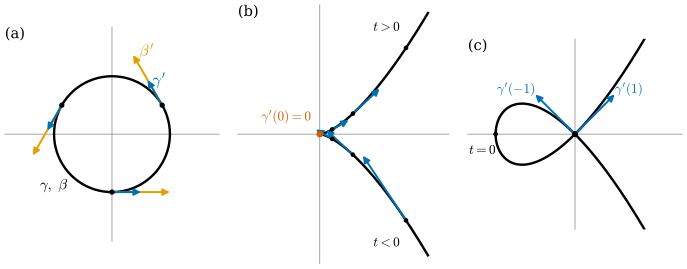

Source code (Python):
"""그림 4.1.1: 매개곡선과 속도벡터 (4.1절, 예 4.1.3, 비예 4.1.9, 예 4.1.10).

(a) 원 γ(t) = (cos t, sin t) (기준 예제, r = 1)와 β(t) = γ(2t): 자취는 같고 속도는 두 배.
    같은 세 점에서 γ'(t)(파랑)와 β'(t/2) = 2γ'(t)(주황)를 그린다.
(b) 뾰족점 곡선 γ(t) = (t², t³): 매끄러운 사상이지만 γ'(0) = 0이고 자취 y² = x³는 원점에서 뾰족하다.
(c) 스스로 만나는 곡선 γ(t) = (t² − 1, t³ − t): γ(1) = γ(−1) = (0, 0)에서 속도가 두 개다.

벡터는 모두 실제 길이의 1/2배(a)와 1/4배(b, c)로 그린다(캡션에 적음).

실행: 프로젝트 루트에서 ``PYTHONPATH=tools python3 chapters/04-curves/figures/fig-4-1-1-velocity.py``
"""

import dgfig

dgfig.setup()

import matplotlib.pyplot as plt
import numpy as np
import sympy as sp

import dgsym

C = dgfig.COLORS
LW = dgfig.LW

# 기준 예제의 원 (dgsym.EXAMPLES) — r = 1, 평면곡선이므로 앞의 두 성분만 쓴다
ex = dgsym.EXAMPLES["circle"]
(t,) = ex["coords"]
(r,) = ex["params"]
circ = sp.lambdify(t, ex["expr"].subs(r, 1)[:2], "numpy")
dcirc = sp.lambdify(t, ex["expr"].diff(t).subs(r, 1)[:2], "numpy")


def cusp(t):
    return np.array([t ** 2, t ** 3])


def dcusp(t):
    return np.array([2 * t, 3 * t ** 2])


def node(t):
    return np.array([t ** 2 - 1, t ** 3 - t])


def dnode(t):
    return np.array([2 * t, 3 * t ** 2 - 1])


# 자기검사 -------------------------------------------------------------------
for tt in np.linspace(-3, 3, 13):
    p = np.array(circ(tt), float)
    assert abs(np.hypot(*p) - 1) < 1e-12                      # 자취는 단위원
    assert abs(np.dot(p, np.array(dcirc(tt), float))) < 1e-12  # <γ, γ'> = 0
    x, y = cusp(tt)
    assert abs(y ** 2 - x ** 3) < 1e-9                        # y² = x³
    x, y = node(tt)
    assert abs(y ** 2 - x ** 2 * (x + 1)) < 1e-9              # y² = x²(x + 1)
    assert np.linalg.norm(dnode(tt)) > 0.5                    # 정칙 (|γ'| ≥ 1은 아니지만 0이 아님)
assert np.allclose(dcusp(0.0), 0)
assert np.allclose(node(1.0), 0) and np.allclose(node(-1.0), 0)
assert np.allclose(dnode(1.0), [2, 2]) and np.allclose(dnode(-1.0), [-2, 2])


def arrow(ax, base, vec, color, lw=None, z=5, scale=1.0):
    base = np.asarray(base, float)
    ax.annotate("", xy=base + scale * np.asarray(vec, float), xytext=base,
                arrowprops=dict(arrowstyle="-|>", color=color, lw=lw or LW["vector"],
                                mutation_scale=10, shrinkA=0, shrinkB=0), zorder=z)


def frame(ax, xlim, ylim, tag):
    dgfig.schematic_axes(ax, xlim, ylim)
    ax.plot(list(xlim), [0, 0], color=C["aux"], lw=0.5, zorder=0)
    ax.plot([0, 0], list(ylim), color=C["aux"], lw=0.5, zorder=0)
    ax.text(0.0, 1.0, tag, transform=ax.transAxes, ha="left", va="top", fontsize=11)


fig, axs = plt.subplots(1, 3, figsize=(7.2, 2.75))

# (a) 원과 두 배 빠른 원 ----------------------------------------------------------
ax = axs[0]
XL, YL = (-1.85, 1.85), (-1.85, 1.85)
frame(ax, XL, YL, "(a)")
ts = np.linspace(0, 2 * np.pi, 400)
P = np.array(circ(ts)).T
ax.plot(P[:, 0], P[:, 1], color=C["main"], lw=LW["main"], zorder=3)
for tt in (np.pi / 6, 5 * np.pi / 6, 3 * np.pi / 2):
    p = np.array(circ(tt), float)
    v = np.array(dcirc(tt), float)
    arrow(ax, p, 2 * v, C["accent"], scale=0.5, z=5)     # β'(t/2) = 2γ'(t)
    arrow(ax, p, v, C["tangent"], scale=0.5, z=6)        # γ'(t)
    ax.plot(*p, "o", color=C["main"], ms=3, zorder=7)
ax.text(0.70, 0.93, r"$\gamma'$", color=C["tangent"], fontsize=12, ha="left", va="center")
ax.text(0.47, 1.43, r"$\beta'$", color=C["accent"], fontsize=12, ha="left", va="center")
ax.text(-0.78, -0.95, r"$\gamma,\ \beta$", color=C["main"], fontsize=11, ha="right")

ax.set_xlim(*XL); ax.set_ylim(*YL)

# (b) 뾰족점 --------------------------------------------------------------------
ax = axs[1]
XL, YL = (-0.95, 1.5), (-1.5, 1.5)
frame(ax, XL, YL, "(b)")
ts = np.linspace(-1.12, 1.12, 400)
P = cusp(ts).T
ax.plot(P[:, 0], P[:, 1], color=C["main"], lw=LW["main"], zorder=3)
for tt in (-1.0, -0.62, -0.38, 0.38, 0.62, 1.0):
    p = cusp(tt)
    arrow(ax, p, dcusp(tt), C["tangent"], scale=0.25, z=6)
    ax.plot(*p, "o", color=C["main"], ms=2.5, zorder=7)
ax.plot(0, 0, "o", color=C["normal"], ms=4, zorder=8)
ax.text(-0.1, 0.16, r"$\gamma'(0)=0$", color=C["normal"], fontsize=10, ha="right")
ax.text(0.62, 1.2, r"$t>0$", color=C["main"], fontsize=10)
ax.text(0.62, -1.3, r"$t<0$", color=C["main"], fontsize=10)
ax.set_xlim(*XL); ax.set_ylim(*YL)

# (c) 스스로 만나는 곡선 -----------------------------------------------------------
ax = axs[2]
XL, YL = (-1.35, 1.35), (-1.2, 1.2)
frame(ax, XL, YL, "(c)")
ts = np.linspace(-1.52, 1.52, 400)
P = node(ts).T
ax.plot(P[:, 0], P[:, 1], color=C["main"], lw=LW["main"], zorder=3)
arrow(ax, (0, 0), dnode(1.0), C["tangent"], scale=0.25, z=6)
arrow(ax, (0, 0), dnode(-1.0), C["tangent"], scale=0.25, z=6)
ax.plot(0, 0, "o", color=C["main"], ms=3.5, zorder=7)
ax.text(0.5, 0.52, r"$\gamma'(1)$", color=C["tangent"], fontsize=10, ha="left")
ax.text(-0.5, 0.52, r"$\gamma'(-1)$", color=C["tangent"], fontsize=10, ha="right")
ax.text(-1.0, -0.12, r"$t=0$", color=C["main"], fontsize=10, ha="right", va="top")
ax.plot(*node(0.0), "o", color=C["main"], ms=2.5, zorder=7)
ax.set_xlim(*XL); ax.set_ylim(*YL)

fig.subplots_adjust(wspace=0.08, left=0.01, right=0.99, top=0.99, bottom=0.01)
dgfig.save(fig, __file__)
